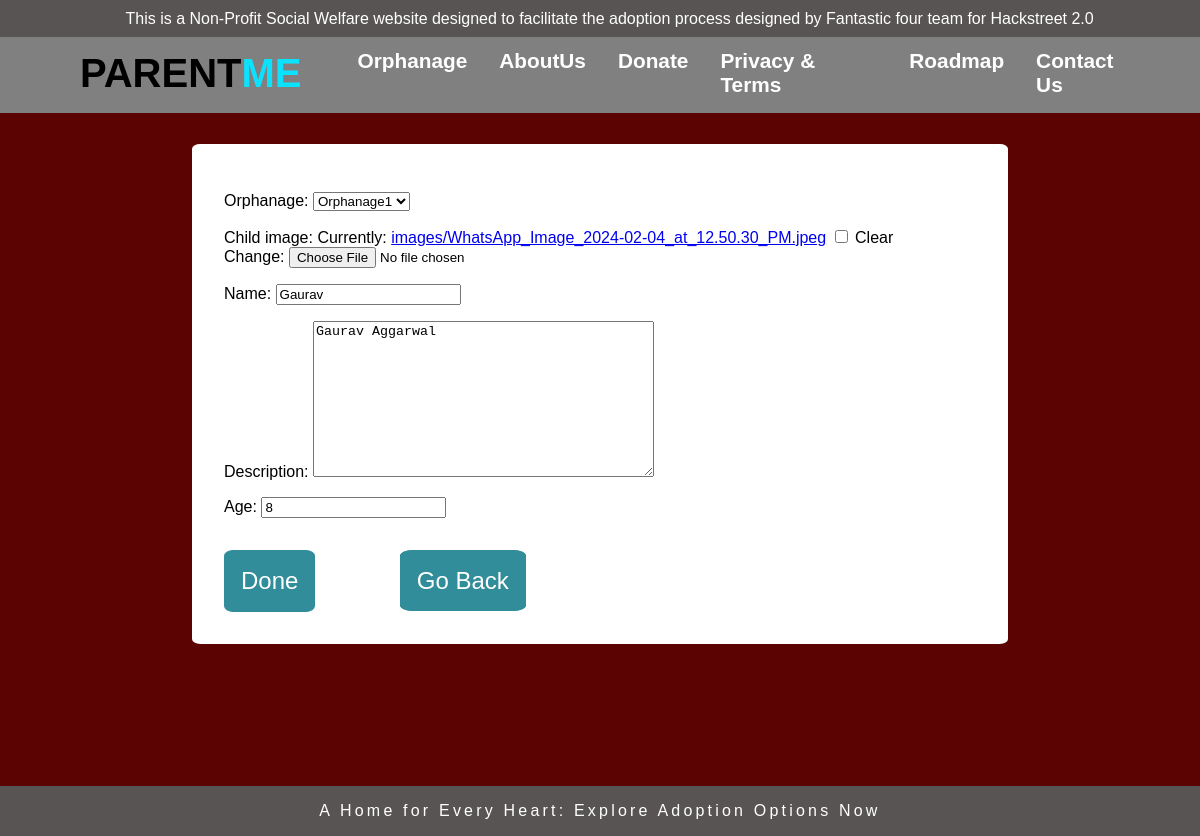
/Update-orphan-details/15/ (signed in), run on the app's committed database.
### main/models.py (models this page shows, shortened)
class Orphan(models.Model):
    orphanage = models.ForeignKey(User,on_delete=models.CASCADE,null=True,blank=True)
    child_image = models.ImageField(null=True,blank=True,upload_to="images/")
    name = models.CharField(max_length=200)
    description = models.TextField(null=True,blank=True)
    age = models.CharField(max_length=2)
    joined = models.DateField(auto_now_add=True)
    class Meta:
        ordering = ['age']

### main/views.py (the view)
# urls.py: path('Update-orphan-details/<int:pk>/',views.UpdateOrphanDetails.as_view(),name='UpdateOrphanDetails'),
class UpdateOrphanDetails(LoginRequiredMixin, UpdateView):
    model = Orphan
    fields = '__all__'
    template_name = 'main/AddOrphan.html'
    success_url = reverse_lazy('OrphanList')

### main/templates/main/AddOrphan.html (shortened to what this page needs)
{% extends 'main/base.html' %}
{% block content %}
<div class="outerdiv" style="background-color: white; margin:0 10rem 10rem 10rem; padding:2rem; border-radius:1%;">
    <form method="POST" enctype="multipart/form-data" action="">
        {{form.as_p}}
        <input type="submit" value="Done" class="btn">
        <a href="{% url 'OrphanList' %}" class="btn">Go Back</a>
    </form>
</div>
{% endblock content %}

### main/templates/main/base.html (style rules this page uses)
body { margin: 0px; font-family: Arial, sans-serif; background-color: rgb(91, 3, 3); }
.btn { text-decoration: none; background-color: rgb(49,141,153); color: white; padding: 1rem; width: 50; height: 50; border: 0.1rem solid rgb(49,141,153); border-radius: 10%; margin-left: 0rem; margin-right: 5rem; margin-top: 1rem; font-size: 1.5rem; }

### data on the page
Orphan: orphanage "Orphanage1", name "Gaurav", description "Gaurav Aggarwal", age "8"
